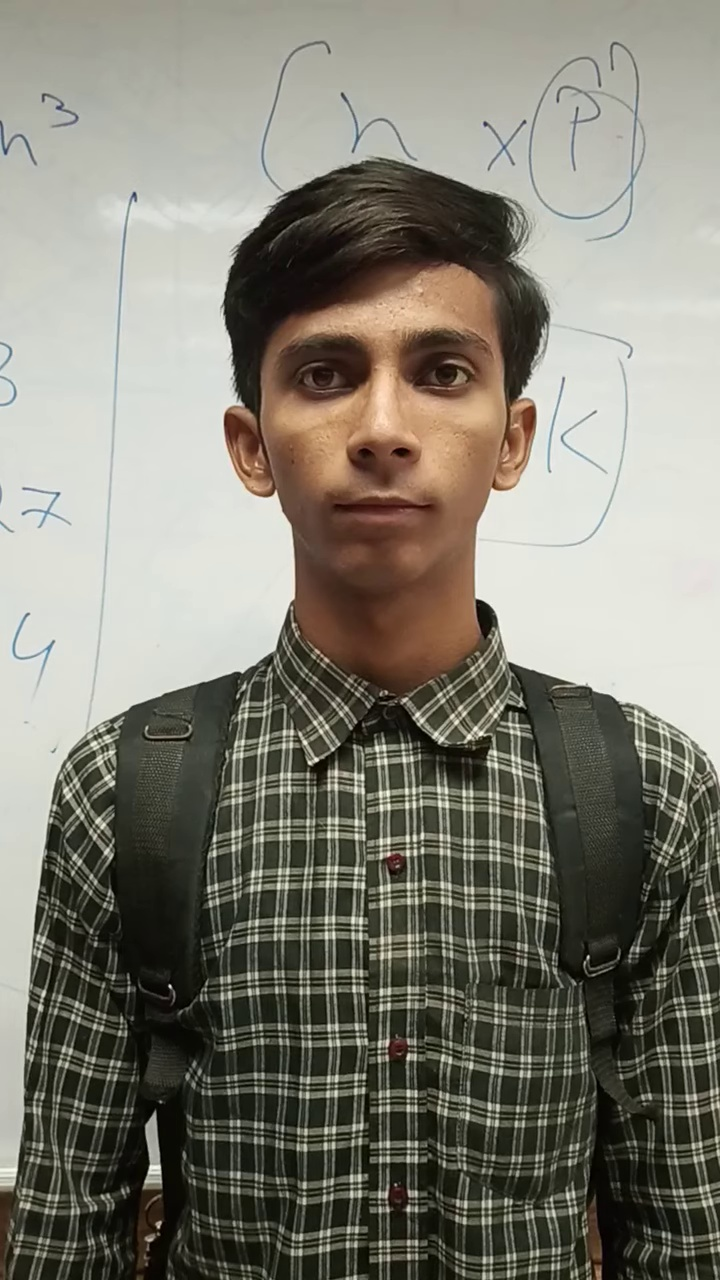
#> input picture dataset/01/frame_00003.jpg, 720 x 1280 px, found by its file name
$ python preprocess.py
#> lines starting #> are read from the running program, lines starting #| are printed output that depends on the picture
#> the answer given: 1
#> in preprocess_dataset, img is the input picture: shape (1280, 720, 3); mean B, G, R 115.2, 126.7, 129.1
import os
import cv2
import numpy as np
from sklearn.model_selection import train_test_split


# === Configuration ===
DATASET_PATH = "dataset/"
IMG_SIZE = 128
X = []  # will store the **processed face images**
y = []  # will store the **corresponding labels**

# === Utility Functions ===


def get_face_cascade():
    return cv2.CascadeClassifier(cv2.data.haarcascades + "haarcascade_frontalface_default.xml")


def crop_face(img, face_cascade, counter):
    # Resize if image is too large
    max_dim = 400
    if img.shape[0] > max_dim or img.shape[1] > max_dim:
        scale = max_dim / max(img.shape[0], img.shape[1])
#> scale = 0.312
        img = cv2.resize(
            img, (int(img.shape[1]*scale), int(img.shape[0]*scale)))
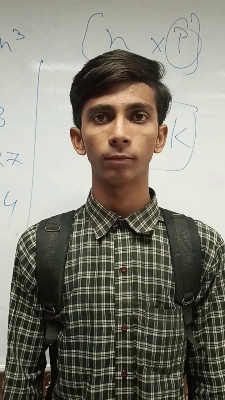
#> img: shape (400, 225, 3); mean of channels 0, 1, 2 115.1, 126.6, 129; drawn as B, G, R

    gray = cv2.cvtColor(img, cv2.COLOR_BGR2GRAY)
    # Histogram equalization for better contrast
    gray = cv2.equalizeHist(gray)
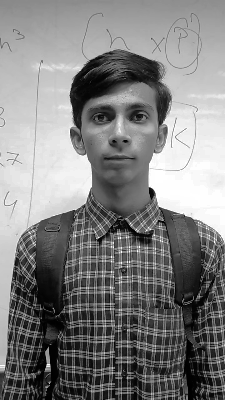
#> gray: shape (400, 225); min 0, max 255, mean 128.3
    eyes_cascade = cv2.CascadeClassifier(
        cv2.data.haarcascades + "haarcascade_eye.xml")

    # Try multiple cascades
    cascades = [
        cv2.CascadeClassifier(cv2.data.haarcascades +
                              "haarcascade_frontalface_default.xml"),
        cv2.CascadeClassifier(cv2.data.haarcascades +
                              "haarcascade_frontalface_alt2.xml"),
    ]
    faces = []
    for cascade in cascades:
        faces = cascade.detectMultiScale(
            gray, scaleFactor=1.05, minNeighbors=3)
        if len(faces) > 0:
            break
#> this loop made 1 pass
#> faces on pass 1: [[68, 76, 102, 102]]
    # Fallback to profile face (left and right)
    if len(faces) == 0:
        profile_cascade = cv2.CascadeClassifier(
            cv2.data.haarcascades + "haarcascade_profileface.xml")
        faces = profile_cascade.detectMultiScale(
            gray, scaleFactor=1.05, minNeighbors=3)
        if len(faces) == 0:
            profile_cascade_r = cv2.CascadeClassifier(
                cv2.data.haarcascades + "haarcascade_profileface.xml")
            flipped = cv2.flip(gray, 1)
            faces = profile_cascade_r.detectMultiScale(
                flipped, scaleFactor=1.05, minNeighbors=3)

    if len(faces) == 0:
        counter["undetected"] += 1
        return None

    for (x, y, w, h) in faces:
        face_img = img[y:y+h, x:x+w]
        face_gray = gray[y:y+h, x:x+w]
        eyes = eyes_cascade.detectMultiScale(face_gray)
        if len(eyes) >= 2:
            cx = x + w // 2
            cy = y + h // 2
            crop_size = max(w, h)
            crop_size = np.clip(crop_size, 80, min(
                img.shape[0], img.shape[1], 220))
            crop_x1 = max(0, cx - crop_size // 2)
            crop_y1 = max(0, cy - crop_size // 2)
            crop_x2 = min(img.shape[1], crop_x1 + crop_size)
            crop_y2 = min(img.shape[0], crop_y1 + crop_size)
            face_crop = img[crop_y1:crop_y2, crop_x1:crop_x2]
            face_gray = cv2.cvtColor(face_crop, cv2.COLOR_BGR2GRAY)
            return face_gray
        else:
            face_gray = cv2.cvtColor(face_img, cv2.COLOR_BGR2GRAY)
            return face_gray
#> this loop made 1 pass
#> (x, y, w, h, eyes, cx, cy, crop_size) on pass 1: (68, 76, 102, 102, [[18, 25, 30, 30], [54, 25, 29, 29]], 119, 127, 102)
#> pass 1, in crop_face, `face_img = img[y:y+h, x:x+w]`:
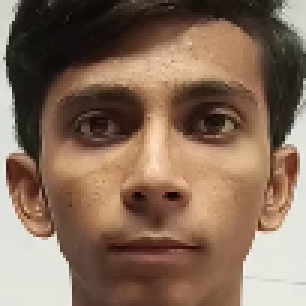
#> face_img: shape (102, 102, 3) (shown 3 times larger); mean of channels 0, 1, 2 90.4, 108.8, 134; drawn as B, G, R
#> pass 1, in crop_face, `face_gray = gray[y:y+h, x:x+w]`:
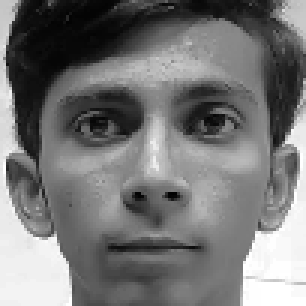
#> face_gray: shape (102, 102) (shown 3 times larger); min 2, max 255, mean 118.2
#> pass 1, in crop_face, `face_gray = cv2.cvtColor(face_crop, cv2.COLOR_BGR2GRAY)`:
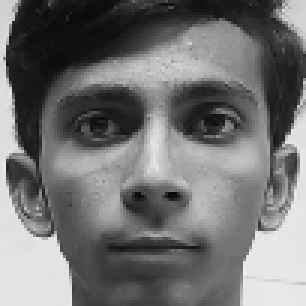
#> face_gray: shape (102, 102) (shown 3 times larger); min 9, max 240, mean 114.3

    return None


# === Dataset Collection ===

# [43 lines left out: function generate_dataset, not called in this run]


# === Preprocessing ===

def preprocess_dataset(data_path=DATASET_PATH, img_size=IMG_SIZE):
    X, y = [], []
    face_cascade = get_face_cascade()

    label_names = sorted([
        name for name in os.listdir(data_path)
        if os.path.isdir(os.path.join(data_path, name)) and name != "test"])

    class_frame_counts = {}         # Total frames per class
    class_undetected_counts = {}    # Undetected frames per class
    total_undetected = 0

    for label_index, folder in enumerate(label_names):
        folder_path = os.path.join(data_path, folder)
        print(f"📂 Processing folder: {folder_path}")

        files = sorted([f for f in os.listdir(folder_path)
                       if f.lower().endswith(".jpg")])
        class_frame_counts[folder] = len(files)
        class_undetected_counts[folder] = 0

        for file in files:
            img_path = os.path.join(folder_path, file)
            img = cv2.imread(img_path)
            if img is None:
                print(f"⚠️ Failed to read {img_path}")
                continue

            undetected_counter = {"undetected": 0}
            face = crop_face(img, face_cascade, undetected_counter)
            if face is None or face.size == 0:
                print(f"❌ No face found in image: {img_path}")
                class_undetected_counts[folder] += 1
                total_undetected += 1
                continue
            face_resized = cv2.resize(face, (img_size, img_size)) / 255.0
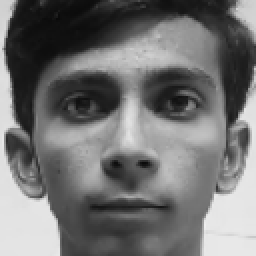
#> face_resized: shape (128, 128) float64 (shown 2 times larger); min 0.0353, max 0.933, mean 0.448
            X.append(face_resized)
            y.append(label_index)
            print(f"✅ Face found in: {img_path}")

    if not X:
        print("❌ No valid face data found.")
        return

    X = np.array(X)
    y = np.array(y)

    X_train, X_test, y_train, y_test = train_test_split(
        X, y, test_size=0.2, random_state=42, stratify=y
    )

    np.save("X_train.npy", X_train)
    np.save("X_test.npy", X_test)
    np.save("y_train.npy", y_train)
    np.save("y_test.npy", y_test)
    np.save("labels.npy", label_names)

    print("\n✅ Preprocessing complete.")
    print(f"Total images: {len(X)}")
    print(f"📊 Train samples: {len(X_train)} | Test samples: {len(X_test)}")
    print(f"Labels: {label_names}")
    print("\nFrames per class and undetectable frames:")
    for folder in label_names:
        print(
            f"  - {folder}: {class_frame_counts[folder]} frames, {class_undetected_counts[folder]} undetectable")
    print(f"\nTotal undetected faces: {total_undetected}")


# === Test Image Collection ===

# [37 lines left out: function collect_test_images, not called in this run]


def show_sample_images_per_class(X, y, label_names, samples_per_class=10):
#> called with X = array of shape (3, 128, 128), y = array of shape (3,), label_names = array of shape (1,), samples_per_class = 2
    import matplotlib.pyplot as plt
    shown = set()
    plt.figure(figsize=(samples_per_class * 2, len(label_names) * 2))
    for label_idx, class_name in enumerate(label_names):
        class_indices = np.where(y == label_idx)[0]
        for i, idx in enumerate(class_indices[:samples_per_class]):
            plt.subplot(len(label_names), samples_per_class,
                        label_idx * samples_per_class + i + 1)
            img = X[idx]
            if img.ndim == 2:  # grayscale
                plt.imshow(img, cmap='gray')
            else:
                plt.imshow(img)
            plt.axis('off')
            if i == 0:
                plt.title(f"{class_name}")
    plt.suptitle("Sample cropped grayscale images per class")
    plt.tight_layout()
    plt.show()
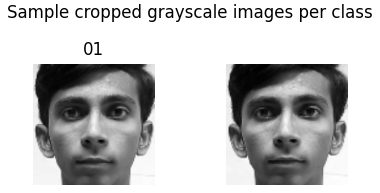
#> figure drawn by matplotlib, 2 panels

# === Main Menu ===


def main():
    print("\n📌 Face Recognition System")
    print("1️⃣  Train from dataset (preprocess existing data)")
    print("2️⃣  Collect test images from webcam only")
    print("3️⃣  Collect test images + Train model")
    print("4️⃣  Collect new dataset images from webcam")

    choice = input("\nSelect an option (1, 2, 3, or 4): ").strip()

    if choice == "1":
        preprocess_dataset()
    elif choice == "2":
        collect_test_images(num_samples=150)
    elif choice == "3":
        preprocess_dataset()
        collect_test_images(num_samples=150)
    elif choice == "4":
        user_id = input("Enter user ID (number only): ").strip()
        if not user_id.isdigit():
            print("❌ Invalid user ID. Use digits only.")
            return
        generate_dataset(user_id=user_id, num_samples=200)
    else:
        print("❌ Invalid option. Exiting.")
        print(" Done preprocessing with face cropping.")


if __name__ == "__main__":
    main()
    # After preprocessing, show sample images for verification
    if os.path.exists("X_train.npy") and os.path.exists("y_train.npy") and os.path.exists("labels.npy"):
        X = np.load("X_train.npy")
        y = np.load("y_train.npy")
        label_names = np.load("labels.npy", allow_pickle=True)
        show_sample_images_per_class(X, y, label_names, samples_per_class=2)
